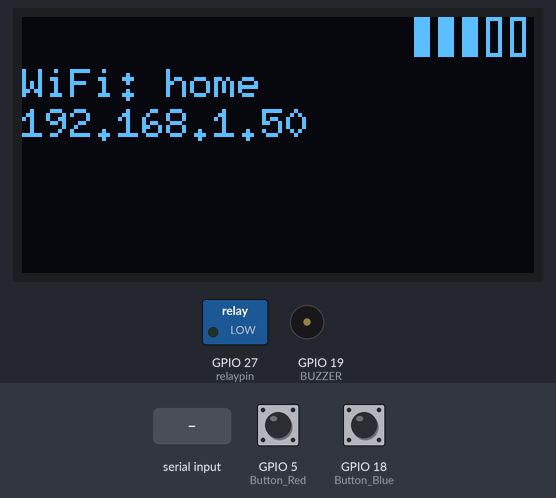
A program run on a simulated ESP32. On the bench: 128×64 one-colour display, switched loads named in the program (green lamp = pin HIGH), buzzer (waves = sounding). The inputs (shaded band) are chosen by the test bench; at power-on: GPIO 5 (Button_Red) HIGH, GPIO 18 (Button_Blue) HIGH. WiFi joins after 1.5 s; servers stay silent unless stated; web services answer with replies made up by the test bench; what the program prints to the serial monitor is not drawn.

Above: at 1.9 s.
At 5.1 s:
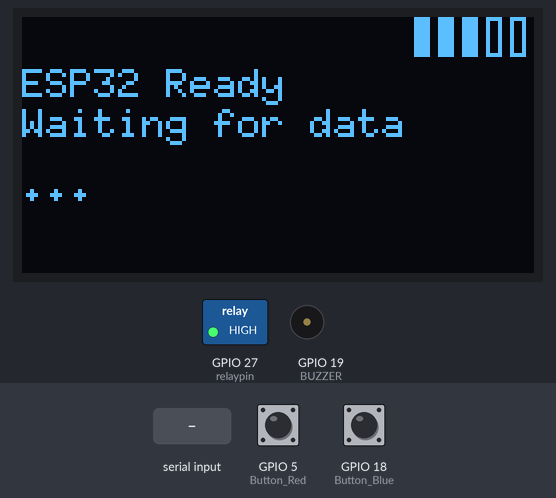
5.2 s: GPIO 5 (Button_Red) pulled LOW for 0.15 s
At 5.9 s:
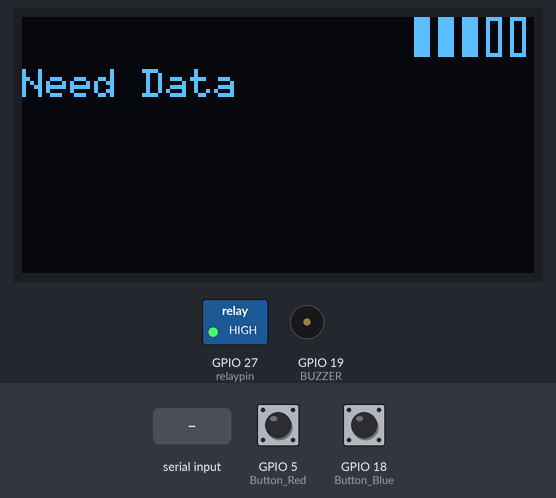
6.8 s: "1\n" received over the second serial link
At 7.3 s:
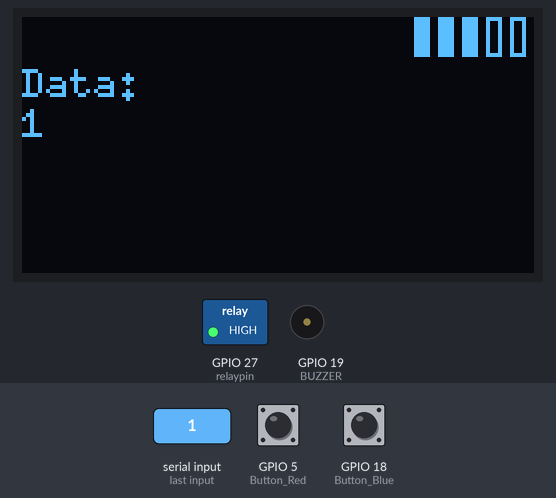
8.3 s: GPIO 18 (Button_Blue) pulled LOW for 0.15 s
At 9.9 s:
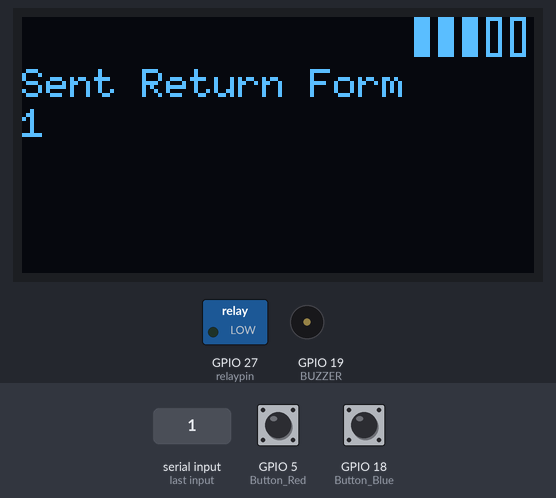
Timing chart, 0 to 20.1 s (numbered marks = the images above; inputs shaded):
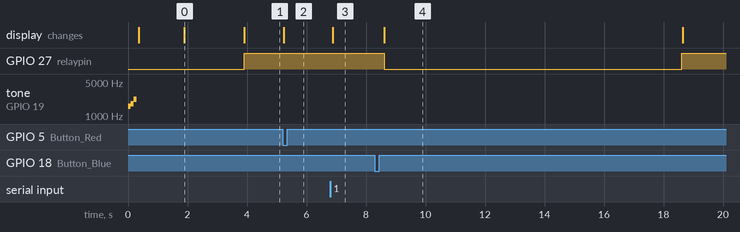

Measured:
- after the input at 5.2 s, the display: changes at once (image 2)
- after the input at 6.8 s, the display: changes after 0.08 s (image 3)
- after the input at 8.3 s, GPIO 27 (relaypin): HIGH → LOW after 0.31 s, → HIGH 10.0 s later; the display: changes after 0.31 s (image 4)
- what the display in image 0 shows lasts 2.0 s, from 1.9 s to 3.9 s

The program:

main.cpp
```cpp
#include <Arduino.h>
#include <HardwareSerial.h>
#include <U8g2lib.h>
#include <WiFiManager.h>
#include <WiFi.h>
#include <UniversalTelegramBot.h>
#include <HTTPClient.h>

#define BUZZER 19
#define RX2_PIN 16
#define TX2_PIN 17
#define SCREEN_SCL 21
#define SCREEN_SDA 22
#define Button_Red 5
#define Button_Blue 18
#define relaypin 27

// telegramBot Setup
const String Bot_Token = "";
const String Chat_ID = "";
HTTPClient http;

U8G2_SH1106_128X64_NONAME_F_HW_I2C u8g2(U8G2_R2, U8X8_PIN_NONE, SCREEN_SCL, SCREEN_SDA);
HardwareSerial GM865(2);
WiFiManager wifiManager;
String currentData = "";
void drawWiFiSignal(int rssi)
{
  // Map RSSI to a signal strength level (0-4)
  int level = 0;
  if (rssi > -50)
    level = 4; // Excellent
  else if (rssi > -60)
    level = 3; // Good
  else if (rssi > -70)
    level = 2; // Fair
  else if (rssi > -80)
    level = 1; // Weak
  else
    level = 0; // No signal

  // Draw the WiFi signal icon based on the level
  u8g2.setDrawColor(1);     // Set color to white
  int startX = 128 - 6 * 5; // Calculate starting X position for the icon (5 bars, each 6 pixels wide)
  for (int i = 0; i < 5; i++)
  {
    if (i < level)
    {
      u8g2.drawBox(startX + i * 6, 0, 4, 10); // Draw filled box for signal level
    }
    else
    {
      u8g2.drawFrame(startX + i * 6, 0, 4, 10); // Draw frame for no signal
    }
  }
}

void updateScreen(const char *line1, const char *line2 = "") {
  u8g2.clearBuffer();
  drawWiFiSignal(WiFi.RSSI()); // Draw the WiFi signal strength

  // Adjust the Y-coordinate to move the text below the WiFi icon
  u8g2.setCursor(0, 20); // Start below the WiFi icon
  u8g2.print(line1);

  if (strlen(line2) > 0) {
    // Check if line2 exceeds screen width and split if necessary
    String line2Str = String(line2);
    int maxWidth = 16; // Assuming 16 characters per line for the screen width

    if (line2Str.length() > maxWidth) {
      u8g2.setCursor(0, 30);
      u8g2.print(line2Str.substring(0, maxWidth));
      u8g2.setCursor(0, 45);
      u8g2.print(line2Str.substring(maxWidth));
    } else {
      u8g2.setCursor(0, 30);
      u8g2.print(line2Str);
    }
  }

  u8g2.sendBuffer();
}

void configModeCallback(WiFiManager *myWiFiManager)
{
  updateScreen("AP Mode:", myWiFiManager->getConfigPortalSSID().c_str());
}

void startbeep()
{
  tone(BUZZER, 1600);
  delay(100);
  tone(BUZZER, 1800);
  delay(100);
  tone(BUZZER, 2200);
  delay(100);
  noTone(BUZZER);
}

String urlEncode(String str)
{
  String encodedString = "";
  char c;
  char code0;
  char code1;
  for (int i = 0; i < str.length(); i++)
  {
    c = str.charAt(i);
    if (isalnum(c))
    {
      encodedString += c;
    }
    else
    {
      encodedString += '%';
      code0 = (c >> 4) & 0xF;
      code1 = c & 0xF;
      encodedString += (char)(code0 < 10 ? code0 + '0' : code0 - 10 + 'A');
      encodedString += (char)(code1 < 10 ? code1 + '0' : code1 - 10 + 'A');
    }
  }
  return encodedString;
}

void sentToTelegram(String message)
{
  String encodedMessage = urlEncode(message);
  String url = "https://api.telegram.org/bot" + Bot_Token + "/sendMessage?chat_id=" + Chat_ID + "&text=" + encodedMessage;

  http.begin(url);
  int httpCode = http.GET();

  if (httpCode > 0)
  {
    Serial.println("telegram message sent " + message);
    Serial.println(url);
  }
  else
  {
    Serial.println("error sending message " + String(httpCode));
  }
  http.end();
}

void handleButtons() {
  static unsigned long holdStartTime = 0; // For tracking button hold duration
  bool redPressed = digitalRead(Button_Red) == LOW;
  bool bluePressed = digitalRead(Button_Blue) == LOW;

  if (redPressed && bluePressed) {
    if (holdStartTime == 0) {
      holdStartTime = millis(); // Start hold timer
    }
    if (millis() - holdStartTime >= 3000) {
      currentData = ""; // Clear the data after holding both buttons for 3 seconds
      updateScreen("Data Cleared");
      Serial.println("Data cleared!");
      holdStartTime = 0; // Reset hold timer
    }
  } else {
    holdStartTime = 0; // Reset if buttons are released
    if (redPressed) {
      Serial.print("red");
      if (currentData.isEmpty()) {
        updateScreen("Need Data");
        Serial.println("No data available to send!");
      } else {
        String message = "loan form \n" + currentData;
        sentToTelegram(message);
        updateScreen("Sent Loan Form", currentData.c_str());
        Serial.println("Sent loan form "+ currentData +"s to Telegram.");
        digitalWrite(relaypin, LOW);
        delay(10000);
        digitalWrite(relaypin, HIGH);
        currentData = ""; //clear data after sent data
        updateScreen("ESP32 Ready", "Waiting for data...");
      }
      while (digitalRead(Button_Red) == LOW); // Wait until button is released
    } else if (bluePressed) {
      Serial.print("blue");
      if (currentData.isEmpty()) {
        updateScreen("Need Data");
        Serial.println("No data available to send!");
      } else {
        String message = "return form \n" + currentData;
        sentToTelegram(message);
        updateScreen("Sent Return Form", currentData.c_str());
        Serial.println("Sent return form "+ currentData +"to Telegram.");
        digitalWrite(relaypin, LOW);
        delay(10000);
        digitalWrite(relaypin, HIGH);
        currentData = ""; //clear data after sent data
        updateScreen("ESP32 Ready", "Waiting for data...");
      }
      while (digitalRead(Button_Blue) == LOW); // Wait until button is released
    }
  }
}


void setup()
{
  Serial.begin(115200);
  GM865.begin(9600, SERIAL_8N1, RX2_PIN, TX2_PIN);
  startbeep();
  // Initialize OLED
  u8g2.begin();
  u8g2.clearBuffer();
  u8g2.setFont(u8g2_font_6x10_tr);
  updateScreen("Connecting to WiFi...");

  // WiFi Setup
  wifiManager.setAPCallback(configModeCallback);
  if (!wifiManager.autoConnect("ESP32_AP"))
  {
    updateScreen("Failed to connect", "Restarting...");
    delay(3000);
    ESP.restart();
  }

  String connMsg = "WiFi: " + WiFi.SSID();
  updateScreen(connMsg.c_str(), WiFi.localIP().toString().c_str());
  delay(2000);

  updateScreen("ESP32 Ready", "Waiting for data...");
  Serial.println("ESP32 UART with GM865 initialized. Waiting for data...");

  pinMode(Button_Blue, INPUT_PULLUP);
  pinMode(Button_Red, INPUT_PULLUP);
  pinMode(relaypin, OUTPUT);
  digitalWrite(relaypin, HIGH);
}

void loop()
{
  if (GM865.available())
  {
    currentData = GM865.readStringUntil('\n');
    Serial.println("Data from GM865: " + currentData);
    updateScreen("Data:", currentData.c_str());
  }

handleButtons();
  if (WiFi.status() != WL_CONNECTED)
  {
    updateScreen("WiFi Disconnected", "Reconnecting...");
    wifiManager.autoConnect("ESP32_AP");
  }

  delay(100);
}
```
